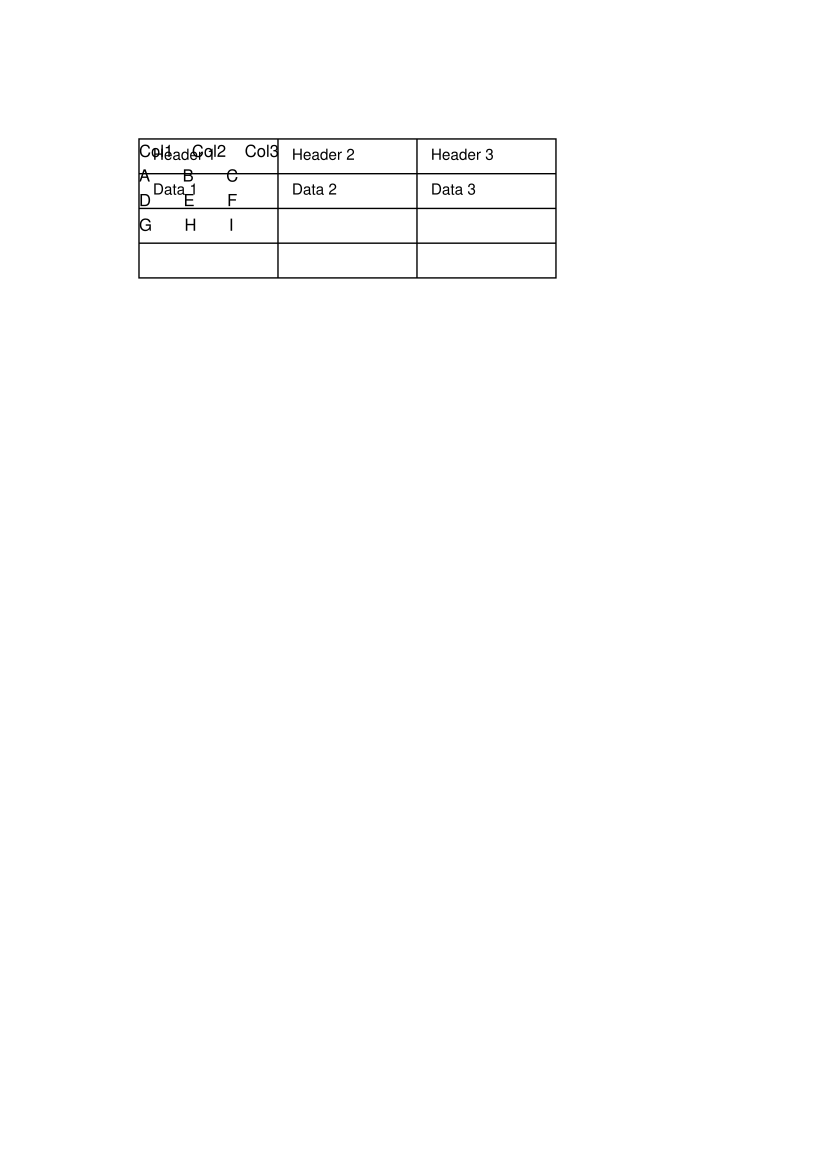

Write the Python code that produced this figure.
import fitz # PyMuPDF
doc = fitz.open()
page = doc.new_page()

# Draw a simple table on the page
rect = fitz.Rect(100, 100, 400, 200)

# We just write some text that looks like a table
# PyMuPDF table extraction requires text aligned in a grid
text = """Col1    Col2    Col3
A       B       C
D       E       F
G       H       I
"""
page.insert_textbox(rect, text, fontsize=12)

# It's better to use something that actually draws lines so it's reliably detected
shape = page.new_shape()
shape.draw_rect(fitz.Rect(100, 100, 400, 200))
# Horizontal lines
shape.draw_line(fitz.Point(100, 125), fitz.Point(400, 125))
shape.draw_line(fitz.Point(100, 150), fitz.Point(400, 150))
shape.draw_line(fitz.Point(100, 175), fitz.Point(400, 175))
# Vertical lines
shape.draw_line(fitz.Point(200, 100), fitz.Point(200, 200))
shape.draw_line(fitz.Point(300, 100), fitz.Point(300, 200))
shape.finish()
shape.commit()

# Add text to cells
page.insert_text(fitz.Point(110, 115), "Header 1")
page.insert_text(fitz.Point(210, 115), "Header 2")
page.insert_text(fitz.Point(310, 115), "Header 3")

page.insert_text(fitz.Point(110, 140), "Data 1")
page.insert_text(fitz.Point(210, 140), "Data 2")
page.insert_text(fitz.Point(310, 140), "Data 3")

doc.save("dummy_table.pdf")
